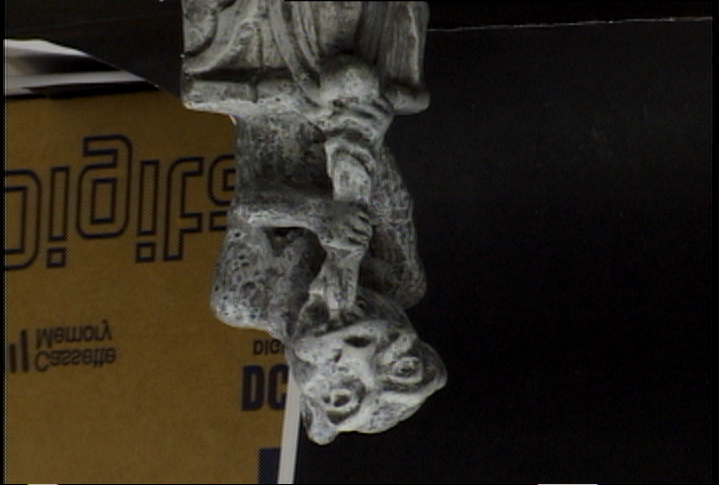
%> input picture test_images/rght_001.tif, 719 x 485 px; its folder holds 4 pictures in this run
$ octave demo.m   (GNU Octave 9; MATLAB toolbox functions it lacks are replaced by stand-ins)
%> lines starting %> are read from the running program, lines starting %| are printed output that depends on the picture
%% Demo script

load 'camera.mat'

imagefiles = dir('test_images/*.tif');
nfiles = length(imagefiles);    % Number of files found
images = zeros(64,64,1,nfiles);
for ii=1:nfiles-1
   currentfilename = imagefiles(ii).name;
   currentimage = imread(['test_images/' currentfilename]);
%> currentimage is the input picture: size 485x719x3 uint8; mean R, G, B 44.7, 38.5, 29.6
   im1 = rgb2gray(currentimage);
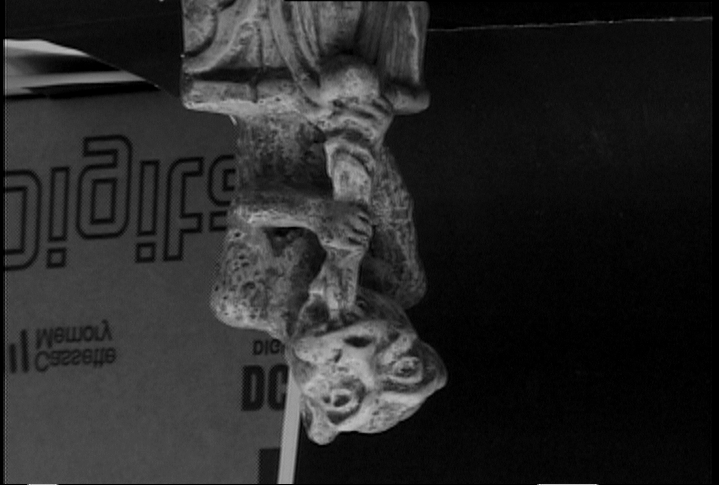
%> im1: size 485x719 uint8; min 0, max 207, mean 39.3
   currentfilename = imagefiles(ii+1).name;
   currentimage = imread(['test_images/' currentfilename]);
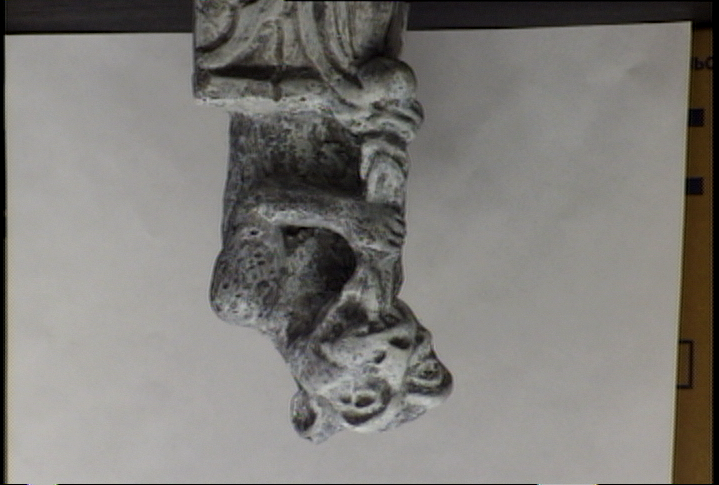
%> input picture test_images/rght_002.tif, 719 x 485 px
%> currentimage is the input picture: size 485x719x3 uint8; mean R, G, B 126.8, 124.4, 120.5
   im2 = rgb2gray(currentimage);
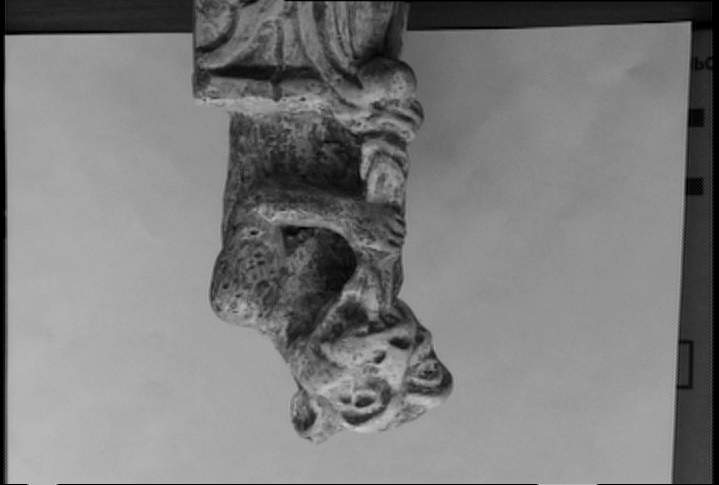
%> im2: size 485x719 uint8; min 0, max 212, mean 124.7

   %% Get Fundamental

   %% Get Dense Correnspondences

   %% Get Subpixel and dense disparity

   %% Get Triangulation

   %% BA

end
%> pass 2 of the loop `for ii=1:nfiles-1`:
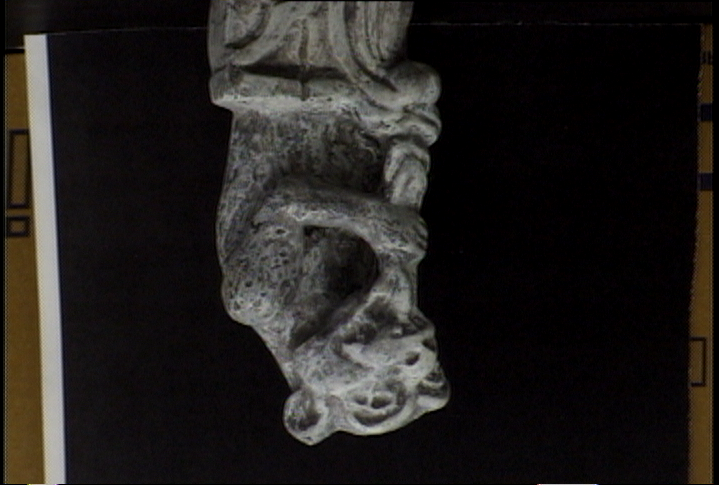
%> input picture test_images/rght_003.tif, 719 x 485 px
%> currentimage is the input picture: size 485x719x3 uint8; mean R, G, B 34, 31.1, 29.1
%> `im2 = rgb2gray(currentimage);`:
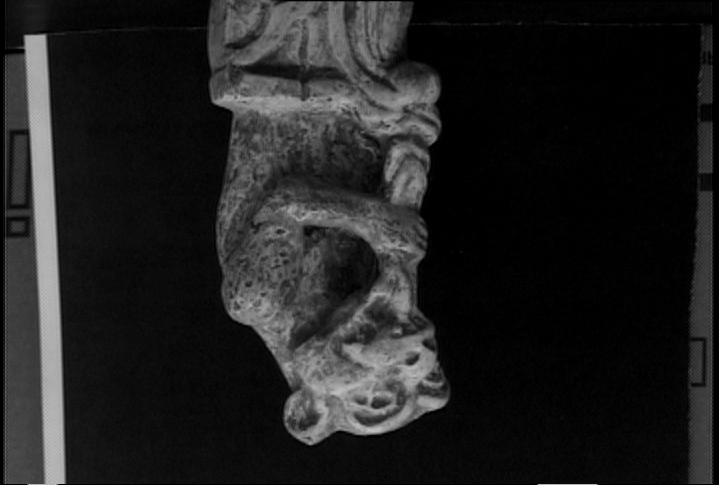
%> im2: size 485x719 uint8; min 0, max 208, mean 31.8
%> pass 3 of the loop `for ii=1:nfiles-1`:
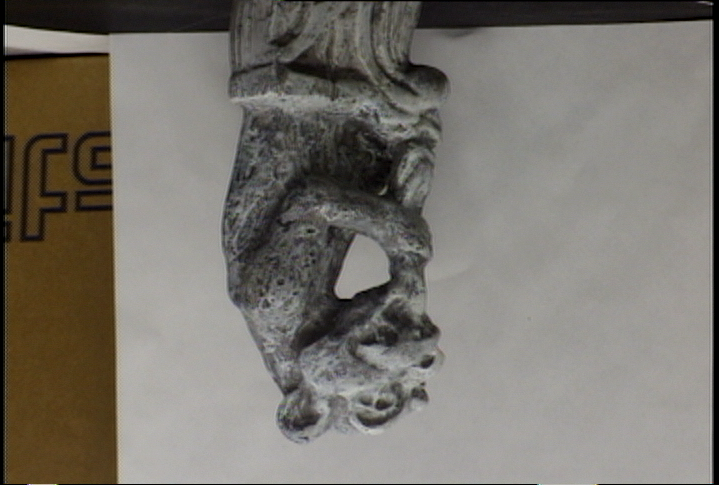
%> input picture test_images/rght_004.tif, 719 x 485 px
%> currentimage is the input picture: size 485x719x3 uint8; mean R, G, B 120.5, 116.3, 109
%> `im2 = rgb2gray(currentimage);`:
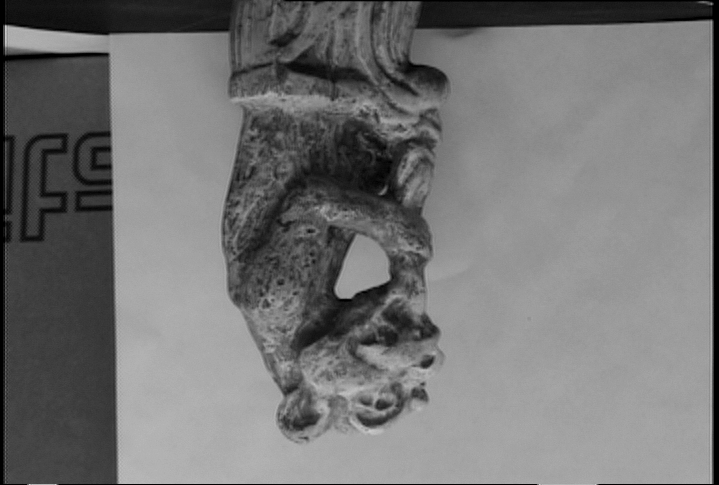
%> im2: size 485x719 uint8; min 0, max 213, mean 116.7
